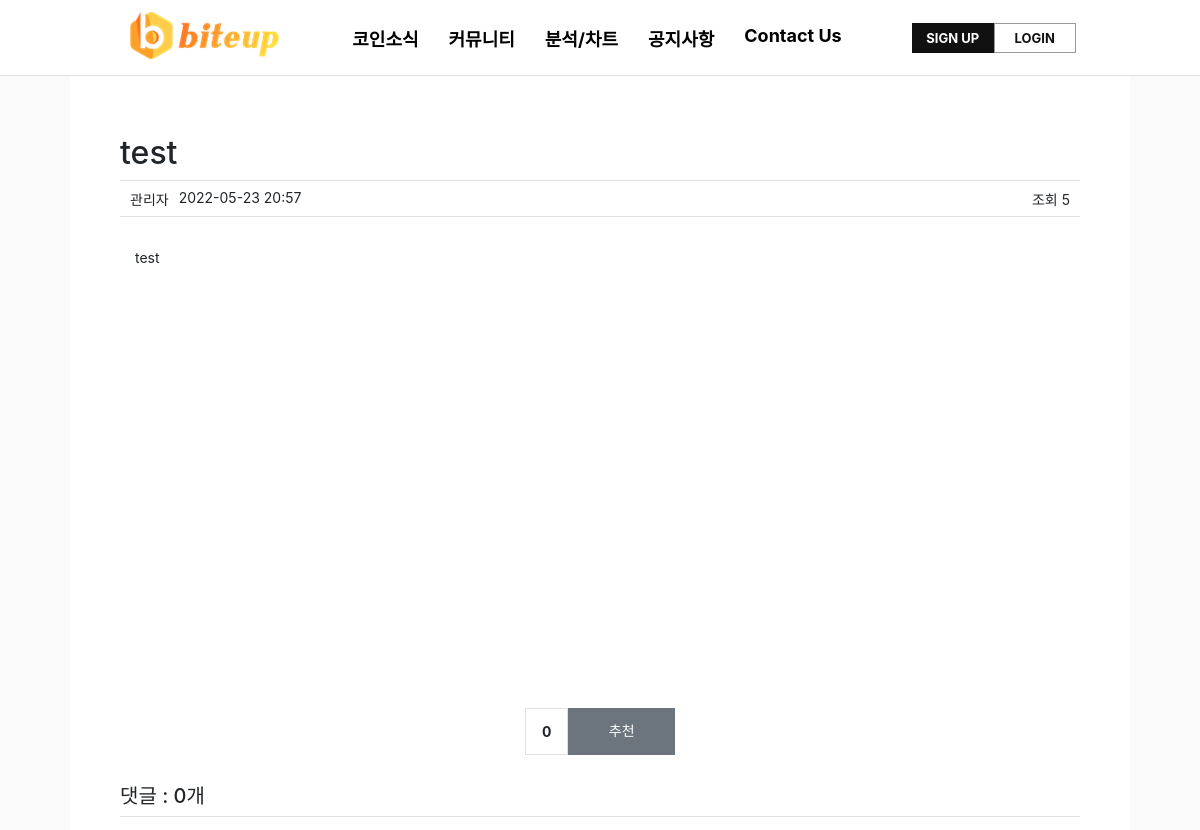
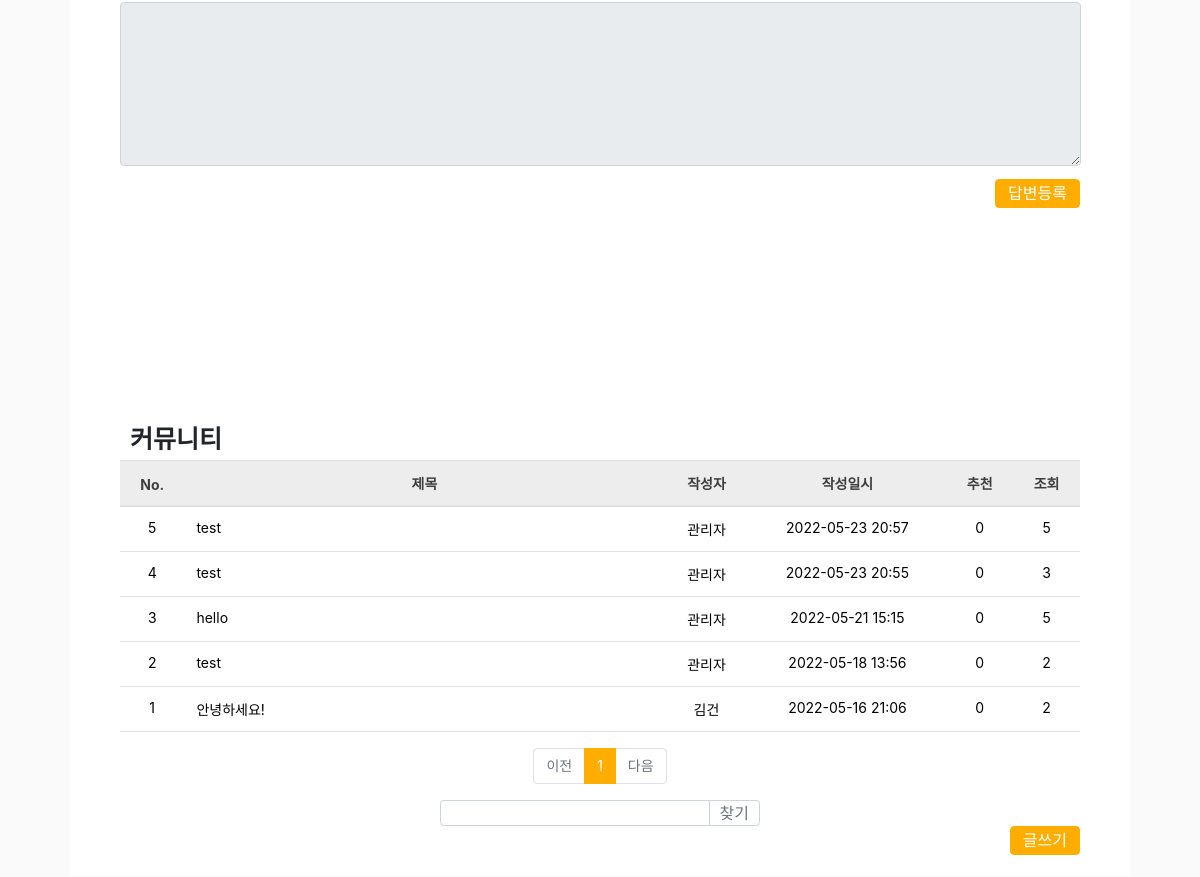
The page /community/detail/10/ (upper part) on the database as committed earlier (2 pictures, top to bottom).
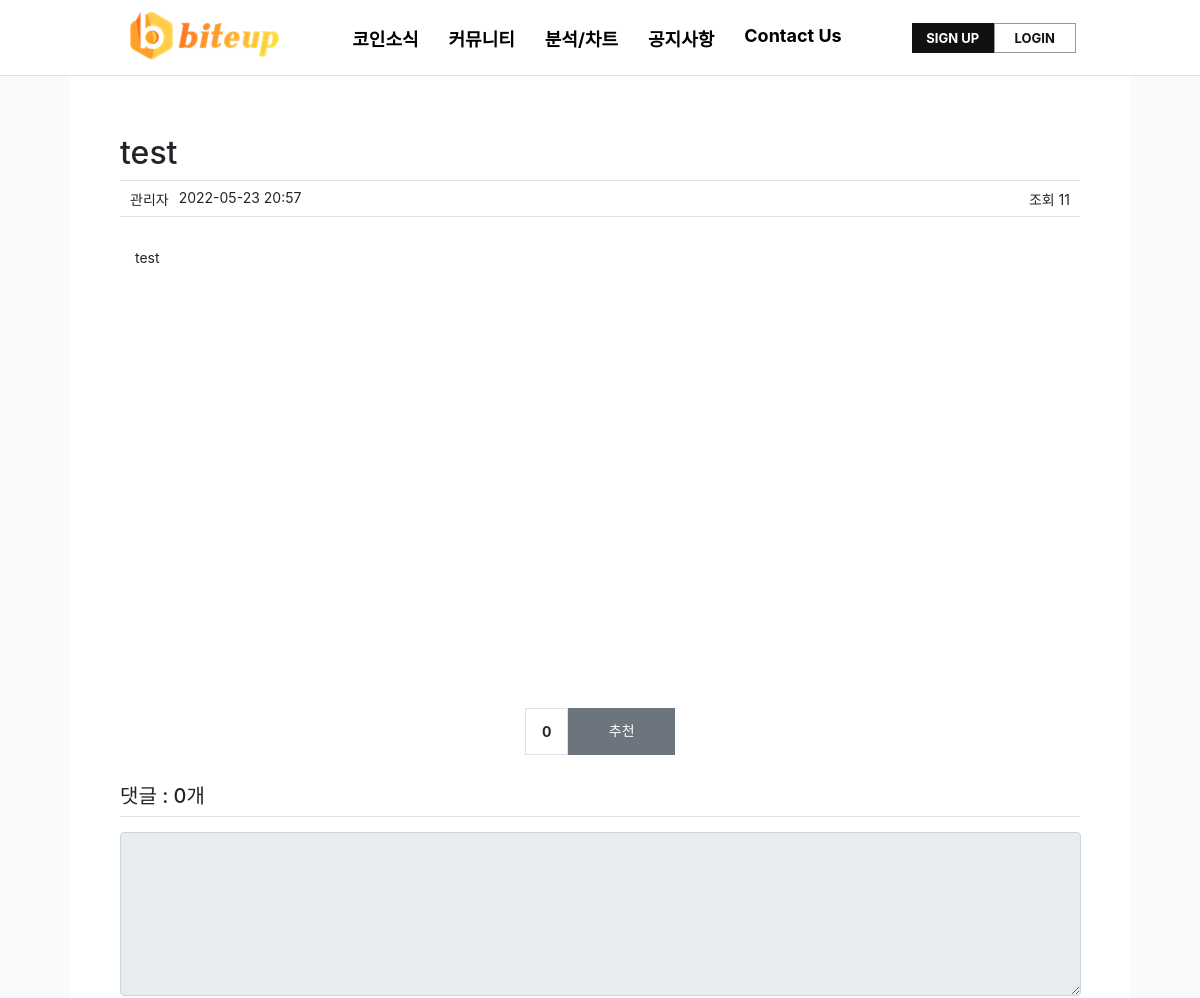
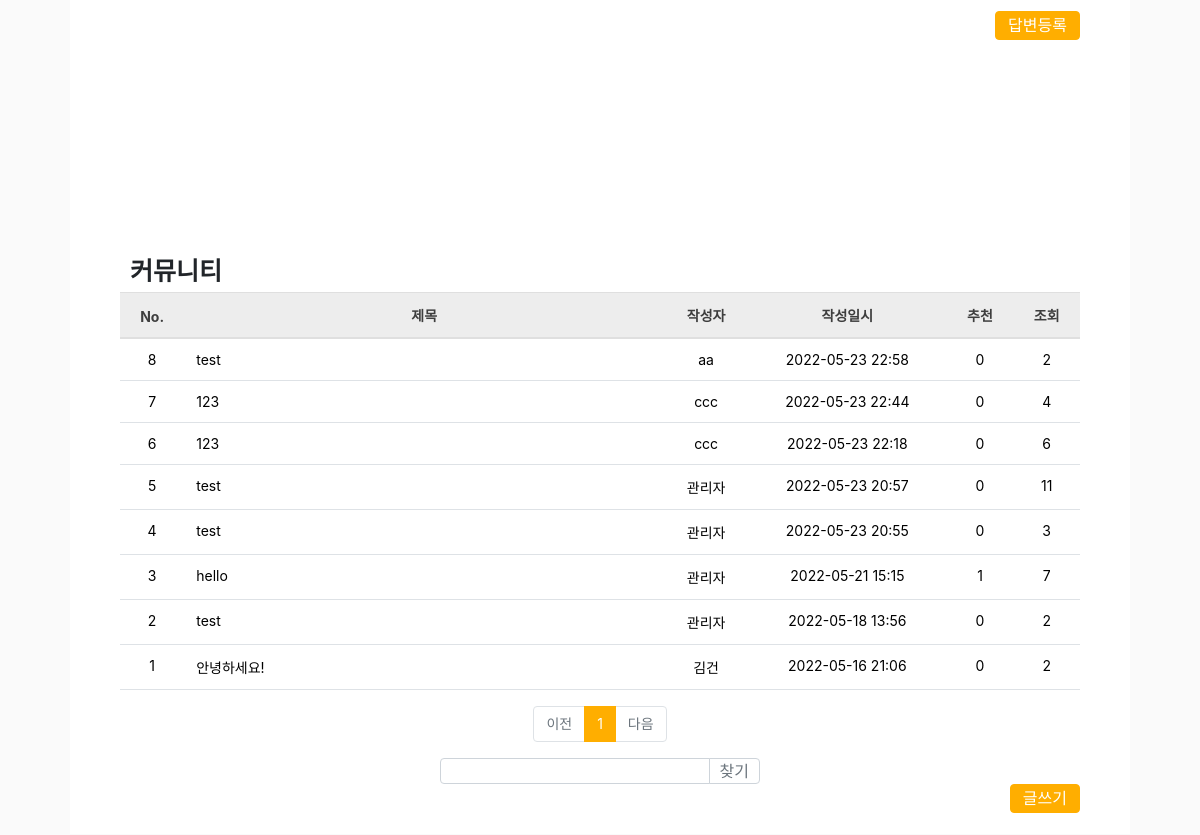
The same page on the database as committed later (2 pictures, top to bottom).
### pybo/models.py (models this page shows)
class Community(db.Model):
    id = db.Column(db.Integer, primary_key=True)
    subject = db.Column(db.String(200), nullable=False)
    content = db.Column(db.Text(), nullable=False)
    create_date = db.Column(db.DateTime(), nullable=False)
    user_id = db.Column(db.Integer, db.ForeignKey('user.id', ondelete='CASCADE'), nullable=False)
    user = db.relationship('User', backref=db.backref('community_set'))
    modify_date = db.Column(db.DateTime(), nullable=True)
    voter = db.relationship('User', secondary=community_voter, backref=db.backref('community_voter_set'))
    file = db.Column(db.String(50))
    hits = db.Column(db.Integer, nullable=True)

class User(db.Model):
    id = db.Column(db.Integer, primary_key=True)
    username = db.Column(db.String(150), unique=True, nullable=False)
    password = db.Column(db.String(200), nullable=False)
    email = db.Column(db.String(120), unique=True, nullable=False)
    passwd_answer = db.Column(db.String(200), unique=True, nullable=False)
    location = db.Column(db.String(64), nullable=False)
    about_me = db.Column(db.Text(), nullable=False)
    create_date = db.Column(db.DateTime(), nullable=False)

### pybo/views/community_views.py (the view, shortened to what this page needs)
@bp.route('/detail/<int:community_id>/')
def detail(community_id):
    form = AnswerForm()
    community = Community.query.get_or_404(community_id)
    community.hits = community.hits + 1
    db.session.commit()
    page = request.args.get('page', type=int, default=1)
    kw = request.args.get('kw', type=str, default='')
    community_list = Community.query.order_by(Community.create_date.desc())
    community_list = community_list.paginate(page, per_page=10)
    return render_template('community/community_detail.html', community=community, form=form, community_list=community_list, page=page, kw=kw)

### pybo/forms.py
class AnswerForm(FlaskForm):
    content = TextAreaField('내용', validators=[DataRequired('내용은 필수입력 항목입니다.')])

### pybo/filter.py (called while the page is built)
def format_datetime(value, fmt='%Y-%m-%d %H:%M'):
    return value.strftime(fmt)

### pybo/views/auth_views.py (called while the page is built)
@bp.before_app_request
def load_logged_in_user():
    user_id = session.get('user_id')
    if user_id is None:
        g.user = None
    else:
        g.user = User.query.get(user_id)

### pybo/templates/community/community_detail.html (shortened to what the changed rows need)
{% extends 'base.html' %}
{% block content %}
<div id="container my-3">
    <div id="contents" class="div-board create">
        <div class="container-warp list">
            <h2 class="border-bottom py-2">{{ community.subject }}</h2>
            <div class="border-bottom user">
                <div class="left-border">
                    <div class="border-username">{{ community.user.username }}</div>
                    <div class="border-date">{{ community.create_date|datetime }}</div>
                    <div class="border-customers">조회 {{ community.hits }}</div>
                </div>
            </div>
            <div class="row my-3">
                <div class="col-11">
                    <div class="card">
                        <div class="card-body">
                            <div class="card-text" style="white-space: pre-line;">
                                {{ community.content }}
                            </div>
                        </div>
                    </div>
                </div>
            </div>
            <div class="voter-box">
                <div class="bg-light text-center p-3 border font-weight-bolder mb-1">{{
                </div>
                <a data-uri="{{ url_for('vote.community', community_id=community.id) }}"
                   class="recommend btn btn-sm btn-secondary btn-block my-1">추천</a>
            </div>
            <h5 class="border-bottom my-3 py-2">댓글 : {{ community.answer_set|length }}개</h5>
            <form action="{{ url_for('answer.create', community_id=community.id) }}" method="post" class="my-3">
                <div class="form-group">
                </div>
                <input type="submit" value="답변등록" class="btn btn-primary">
            </form>
        </div>
        <div class="container-warp list board">
            <table class="table">
                <thead>
                <tr class="text-center thead-dark">
                    <th>No.</th>
                    <th style="width:50%">제목</th>
                    <th>작성자</th>
                    <th>작성일시</th>
                    <th>추천</th>
                    <th>조회</th>
                </tr>
                </thead>
                <tbody>
                {% if community_list %}
                {% for community in community_list.items %}
                <tr class="text-center">
                    <td>{{ community_list.total - ((community_list.page-1) * community_list.per_page) - loop.index0 }}
                    </td>
                    <td class="text-left">
                        <a href="{{ url_for('community.detail', community_id=community.id) }}">
                            {{ community.subject}}
                    </td>
                    <td>{{ community.user.username }}</td>
                    <td>{{ community.create_date|datetime }}</td>
                    <td>{{ community.voter|length }}</td>
                    <td>{{ community.hits }}</td>
                </tr>
                {% endfor %}
                {% else %}
                <tr>
                    <td colspan="3">내용이 없습니다.</td>
                </tr>
                {% endif %}
                </tbody>
            </table>
            <ul class="pagination justify-content-center">
                {% for page_num in community_list.iter_pages() %}
                {% if page_num %}
                {% if page_num != community_list.page %}
                <li class="page-item">
                    <a class="page-link" data-page="{{ page_num }}" href="#">{{ page_num }}</a>
                </li>
                {% else %}
                <li class="page-item active" aria-current="page">
                    <a class="page-link" href="#">{{ page_num }}</a>
                </li>
                {% endif %}
                {% else %}
                <li class="disabled">
                    <a class="page-link" href="#">...</a>
                </li>
                {% endif %}
                {% endfor %}
            </ul>
        </div>
    </div>
</div>
{% endblock %}

Rows that differ between the two databases and show on the page:
changed Community (number 1 of 8 on the later page): hits "5" → "11"
added Community: total "8", subject "test", user.username "aa", create_date "2022-05-23 22:58", voter|length "0", hits "2"
added Community: user "7", subject "123", user.username "ccc", create_date "2022-05-23 22:44", voter|length "0", hits "4"
added Community: hits "6", subject "123", user.username "ccc", create_date "2022-05-23 22:18", voter|length "0"
changed Community "hello": voter|length "0" → "1"; hits "5" → "7"
